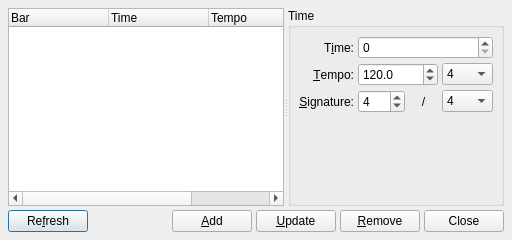
<ui version="4.0" >
 <author>rncbc aka Rui Nuno Capela</author>
 <comment>qtractor - An Audio/MIDI multi-track sequencer.

   Copyright (C) 2005-2009, rncbc aka Rui Nuno Capela. All rights reserved.

   This program is free software; you can redistribute it and/or
   modify it under the terms of the GNU General Public License
   as published by the Free Software Foundation; either version 2
   of the License, or (at your option) any later version.

   This program is distributed in the hope that it will be useful,
   but WITHOUT ANY WARRANTY; without even the implied warranty of
   MERCHANTABILITY or FITNESS FOR A PARTICULAR PURPOSE.  See the
   GNU General Public License for more details.

   You should have received a copy of the GNU General Public License along
   with this program; if not, write to the Free Software Foundation, Inc.,
   51 Franklin Street, Fifth Floor, Boston, MA 02110-1301 USA.

 </comment>
 <class>qtractorTimeScaleForm</class>
 <widget class="QDialog" name="qtractorTimeScaleForm" >
  <property name="geometry" >
   <rect>
    <x>0</x>
    <y>0</y>
    <width>512</width>
    <height>240</height>
   </rect>
  </property>
  <property name="focusPolicy" >
   <enum>Qt::StrongFocus</enum>
  </property>
  <property name="windowTitle" >
   <string>Tempo Map - Qtractor</string>
  </property>
  <property name="windowIcon" >
   <iconset resource="../icons/qtractor.qrc" >:/icons/qtractorTracks.png</iconset>
  </property>
  <layout class="QVBoxLayout" >
   <item>
    <widget class="QSplitter" name="TimeScaleSplitter" >
     <property name="orientation" >
      <enum>Qt::Horizontal</enum>
     </property>
     <property name="handleWidth" >
      <number>4</number>
     </property>
     <widget class="QTreeWidget" name="TimeScaleListView" >
      <property name="minimumSize" >
       <size>
        <width>120</width>
        <height>0</height>
       </size>
      </property>
      <property name="toolTip" >
       <string>Tempo map</string>
      </property>
      <property name="rootIsDecorated" >
       <bool>false</bool>
      </property>
      <property name="uniformRowHeights" >
       <bool>true</bool>
      </property>
      <column>
       <property name="text" >
        <string>Bar</string>
       </property>
      </column>
      <column>
       <property name="text" >
        <string>Time</string>
       </property>
      </column>
      <column>
       <property name="text" >
        <string>Tempo</string>
       </property>
      </column>
      <column>
       <property name="text" >
        <string>Signature</string>
       </property>
      </column>
     </widget>
     <widget class="QGroupBox" name="TimeGroupBox" >
      <property name="title" >
       <string>Time</string>
      </property>
      <layout class="QGridLayout" >
       <item row="0" column="0" >
        <widget class="QLabel" name="FrameTextLabel" >
         <property name="text" >
          <string>T&amp;ime:</string>
         </property>
         <property name="alignment" >
          <set>Qt::AlignRight|Qt::AlignTrailing|Qt::AlignVCenter</set>
         </property>
         <property name="buddy" >
          <cstring>FrameSpinBox</cstring>
         </property>
        </widget>
       </item>
       <item row="0" column="1" colspan="3" >
        <widget class="qtractorSpinBox" name="FrameSpinBox" >
         <property name="minimumSize" >
          <size>
           <width>120</width>
           <height>0</height>
          </size>
         </property>
         <property name="toolTip" >
          <string>Time node</string>
         </property>
        </widget>
       </item>
       <item row="1" column="0" >
        <widget class="QLabel" name="TempoTextLabel" >
         <property name="text" >
          <string>&amp;Tempo:</string>
         </property>
         <property name="alignment" >
          <set>Qt::AlignRight|Qt::AlignTrailing|Qt::AlignVCenter</set>
         </property>
         <property name="buddy" >
          <cstring>TempoSpinBox</cstring>
         </property>
        </widget>
       </item>
       <item row="1" column="1" colspan="2" >
        <widget class="QDoubleSpinBox" name="TempoSpinBox" >
         <property name="toolTip" >
          <string>Tempo (BPM)</string>
         </property>
         <property name="decimals" >
          <number>1</number>
         </property>
         <property name="minimum" >
          <double>1.0</double>
         </property>
         <property name="maximum" >
          <double>1000.0</double>
         </property>
         <property name="singleStep" >
          <double>0.1</double>
         </property>
         <property name="value" >
          <double>120.0</double>
         </property>
        </widget>
       </item>
       <item row="1" column="3" >
        <widget class="QComboBox" name="BeatTypeComboBox" >
         <property name="toolTip" >
          <string>Tempo beat type (divisor)</string>
         </property>
         <property name="editable" >
          <bool>false</bool>
         </property>
         <property name="currentIndex" >
          <number>1</number>
         </property>
         <item>
          <property name="text" >
           <string>2</string>
          </property>
         </item>
         <item>
          <property name="text" >
           <string>4</string>
          </property>
         </item>
         <item>
          <property name="text" >
           <string>8</string>
          </property>
         </item>
         <item>
          <property name="text" >
           <string>16</string>
          </property>
         </item>
         <item>
          <property name="text" >
           <string>32</string>
          </property>
         </item>
         <item>
          <property name="text" >
           <string>64</string>
          </property>
         </item>
         <item>
          <property name="text" >
           <string>128</string>
          </property>
         </item>
         <item>
          <property name="text" >
           <string>256</string>
          </property>
         </item>
        </widget>
       </item>
       <item row="2" column="0" >
        <widget class="QLabel" name="BeatsPerBarTextLabel" >
         <property name="text" >
          <string>&amp;Signature:</string>
         </property>
         <property name="alignment" >
          <set>Qt::AlignRight|Qt::AlignTrailing|Qt::AlignVCenter</set>
         </property>
         <property name="buddy" >
          <cstring>BeatsPerBarSpinBox</cstring>
         </property>
        </widget>
       </item>
       <item row="2" column="1" >
        <widget class="QSpinBox" name="BeatsPerBarSpinBox" >
         <property name="toolTip" >
          <string>Time signature (beats/bar)</string>
         </property>
         <property name="minimum" >
          <number>2</number>
         </property>
         <property name="maximum" >
          <number>128</number>
         </property>
         <property name="value" >
          <number>4</number>
         </property>
        </widget>
       </item>
       <item row="2" column="2" >
        <widget class="QLabel" name="BeatDivisorTextLabel" >
         <property name="text" >
          <string>/</string>
         </property>
         <property name="alignment" >
          <set>Qt::AlignCenter</set>
         </property>
         <property name="buddy" >
          <cstring>BeatsPerBarSpinBox</cstring>
         </property>
        </widget>
       </item>
       <item row="2" column="3" >
        <widget class="QComboBox" name="BeatDivisorComboBox" >
         <property name="toolTip" >
          <string>Time signature (denominator)</string>
         </property>
         <property name="editable" >
          <bool>false</bool>
         </property>
         <property name="currentIndex" >
          <number>1</number>
         </property>
         <item>
          <property name="text" >
           <string>2</string>
          </property>
         </item>
         <item>
          <property name="text" >
           <string>4</string>
          </property>
         </item>
         <item>
          <property name="text" >
           <string>8</string>
          </property>
         </item>
         <item>
          <property name="text" >
           <string>16</string>
          </property>
         </item>
         <item>
          <property name="text" >
           <string>32</string>
          </property>
         </item>
         <item>
          <property name="text" >
           <string>64</string>
          </property>
         </item>
         <item>
          <property name="text" >
           <string>128</string>
          </property>
         </item>
         <item>
          <property name="text" >
           <string>256</string>
          </property>
         </item>
        </widget>
       </item>
       <item row="3" column="0" colspan="4" >
        <spacer>
         <property name="orientation" >
          <enum>Qt::Vertical</enum>
         </property>
         <property name="sizeHint" >
          <size>
           <width>20</width>
           <height>40</height>
          </size>
         </property>
        </spacer>
       </item>
      </layout>
     </widget>
    </widget>
   </item>
   <item>
    <layout class="QHBoxLayout" >
     <property name="spacing" >
      <number>4</number>
     </property>
     <property name="margin" >
      <number>0</number>
     </property>
     <item>
      <widget class="QPushButton" name="RefreshPushButton" >
       <property name="toolTip" >
        <string>Refresh tempo map</string>
       </property>
       <property name="text" >
        <string>Re&amp;fresh</string>
       </property>
       <property name="icon" >
        <iconset resource="../icons/qtractor.qrc" >:/icons/formRefresh.png</iconset>
       </property>
       <property name="shortcut" >
        <string>Alt+F</string>
       </property>
      </widget>
     </item>
     <item>
      <spacer>
       <property name="orientation" >
        <enum>Qt::Horizontal</enum>
       </property>
       <property name="sizeType" >
        <enum>QSizePolicy::MinimumExpanding</enum>
       </property>
       <property name="sizeHint" >
        <size>
         <width>20</width>
         <height>20</height>
        </size>
       </property>
      </spacer>
     </item>
     <item>
      <widget class="QPushButton" name="AddPushButton" >
       <property name="toolTip" >
        <string>Add node</string>
       </property>
       <property name="text" >
        <string>&amp;Add</string>
       </property>
       <property name="icon" >
        <iconset resource="../icons/qtractor.qrc" >:/icons/formCreate.png</iconset>
       </property>
       <property name="shortcut" >
        <string>Alt+A</string>
       </property>
      </widget>
     </item>
     <item>
      <widget class="QPushButton" name="UpdatePushButton" >
       <property name="toolTip" >
        <string>Update node</string>
       </property>
       <property name="text" >
        <string>&amp;Update</string>
       </property>
       <property name="icon" >
        <iconset resource="../icons/qtractor.qrc" >:/icons/formAccept.png</iconset>
       </property>
       <property name="shortcut" >
        <string>Alt+U</string>
       </property>
      </widget>
     </item>
     <item>
      <widget class="QPushButton" name="RemovePushButton" >
       <property name="toolTip" >
        <string>Remove node</string>
       </property>
       <property name="text" >
        <string>&amp;Remove</string>
       </property>
       <property name="icon" >
        <iconset resource="../icons/qtractor.qrc" >:/icons/formRemove.png</iconset>
       </property>
       <property name="shortcut" >
        <string>Alt+R</string>
       </property>
      </widget>
     </item>
     <item>
      <widget class="QPushButton" name="ClosePushButton" >
       <property name="toolTip" >
        <string>Close this dialog</string>
       </property>
       <property name="text" >
        <string>Close</string>
       </property>
      </widget>
     </item>
    </layout>
   </item>
  </layout>
 </widget>
 <layoutdefault spacing="4" margin="8" />
 <customwidgets>
  <customwidget>
   <class>qtractorSpinBox</class>
   <extends>QSpinBox</extends>
   <header>qtractorSpinBox.h</header>
  </customwidget>
 </customwidgets>
 <tabstops>
  <tabstop>TimeScaleListView</tabstop>
  <tabstop>FrameSpinBox</tabstop>
  <tabstop>TempoSpinBox</tabstop>
  <tabstop>BeatTypeComboBox</tabstop>
  <tabstop>BeatsPerBarSpinBox</tabstop>
  <tabstop>BeatDivisorComboBox</tabstop>
  <tabstop>RefreshPushButton</tabstop>
  <tabstop>AddPushButton</tabstop>
  <tabstop>UpdatePushButton</tabstop>
  <tabstop>RemovePushButton</tabstop>
  <tabstop>ClosePushButton</tabstop>
 </tabstops>
 <resources>
  <include location="../icons/qtractor.qrc" />
 </resources>
 <connections/>
</ui>
